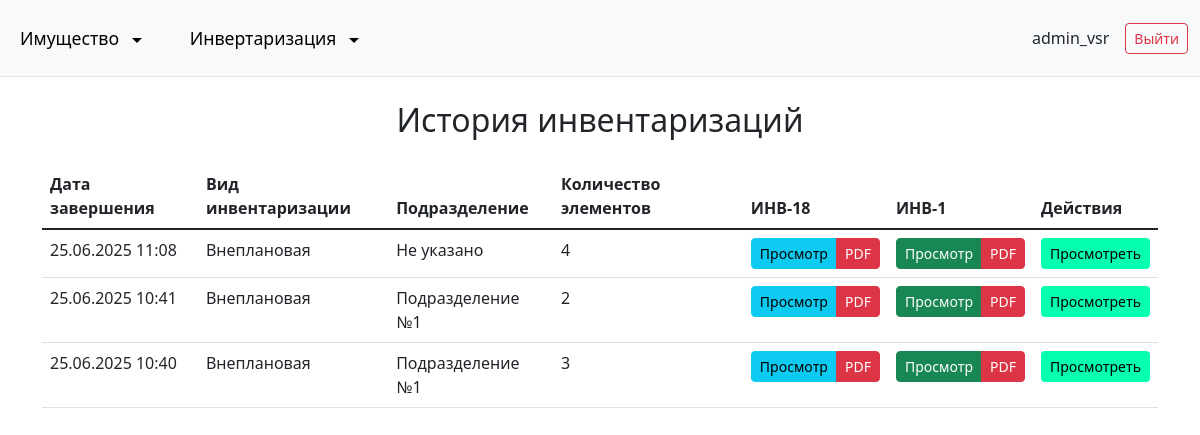
/inventory/history/ (signed in), run on the app's committed database.
### inventory/models.py (models this page shows, shortened)
class Inventory(models.Model):
    TYPE_CHOICES = (
        ('planned', 'Плановая'),
        ('unplanned', 'Внеплановая'),
    )
    STATUS_CHOICES = (
        ('active', 'Активная'),
        ('completed', 'Завершена'),
    )
    name = models.CharField('Название', max_length=255)
    start_date = models.DateField('Дата начала')
    end_date = models.DateField('Дата окончания', null=True, blank=True)
    inventory_type = models.CharField('Тип инвентаризации', max_length=10, choices=TYPE_CHOICES, default='unplanned')
    status = models.CharField('Статус', max_length=10, choices=STATUS_CHOICES, default='active')
    date_completed = models.DateTimeField('Дата завершения', null=True, blank=True)
    created_at = models.DateTimeField('Дата создания', auto_now_add=True)
    department = models.ForeignKey(
        'Department',
        on_delete=models.CASCADE,
        related_name='inventories',
        verbose_name='Структурное подразделение',
        null=True,
        blank=True
    )
    created_by = models.ForeignKey(
        User,
        on_delete=models.SET_NULL,
        related_name='created_inventories',
        verbose_name='Создатель',
        null=True,
        blank=True
    )
    class Meta:
        verbose_name = 'Инвентаризация'
        verbose_name_plural = 'Инвентаризации'
        ordering = ['-created_at']
    @property
    def items_count(self):
        return self.inventory_items.count()

class Department(models.Model):
    name = models.CharField('Название', max_length=255)
    code = models.CharField('Код', max_length=50, blank=True, null=True)
    description = models.TextField('Описание', blank=True, null=True)
    class Meta:
        verbose_name = 'Структурное подразделение'
        verbose_name_plural = 'Структурные подразделения'
        ordering = ['name']

### inventory/views.py (the view)
# urls.py: path('history/', views.inventory_history, name='inventory_history'),
@login_required
@department_access_required
def inventory_history(request):
    is_admin = request.user.is_staff or request.user.is_superuser
    try:
        user_profile = request.user.profile
        department = user_profile.department
    except:
        user_profile = None
        department = None
    history_query = Inventory.objects.filter(status='completed')
    if not is_admin and department:
        history_query = history_query.filter(department=department)
    return render(request, 'inventory/inventory_history.html', {
        'history': history_query
    })

### inventory/utils.py (called while the page is built, shortened)
def department_access_required(view_func):
    @wraps(view_func)
    def _wrapped_view(request, *args, **kwargs):
        if request.user.is_staff or request.user.is_superuser:
            return view_func(request, *args, **kwargs)
    return _wrapped_view

### templates/inventory/inventory_history.html (shortened to what this page needs)
{% extends "base.html" %}
{% block content %}
<div class="container mt-4">
    <h2 class="text-center mb-4">История инвентаризаций</h2>
    <div class="table-responsive mt-4">
        <table class="table table-hover">
            <thead>
                <tr>
                    <th>Дата завершения</th>
                    <th>Вид инвентаризации</th>
                    <th>Подразделение</th>
                    <th>Количество элементов</th>
                    <th>ИНВ-18</th>
                    <th>ИНВ-1</th>
                    <th>Действия</th>
                </tr>
            </thead>
            <tbody>
                {% for inventory in history %}
                <tr>
                    <td>
                        {% if inventory.date_completed %}
                            {{ inventory.date_completed|date:"d.m.Y H:i" }}
                        {% else %}
                            Дата не указана
                        {% endif %}
                    </td>
                    <td>
                        {% if inventory.inventory_type == 'planned' %}
                            Плановая
                        {% else %}
                            Внеплановая
                        {% endif %}
                    </td>
                    <td>
                        {% if inventory.department %}
                            {{ inventory.department.name }}
                        {% else %}
                            Не указано
                        {% endif %}
                    </td>
                    <td>{{ inventory.items_count }}</td>
                    <td>
                        <div class="btn-group">
                            <a href="{% url 'generate_inv18' inventory.id %}"
                               class="btn btn-info btn-sm">
                                Просмотр
                            </a>
                            <a href="{% url 'generate_inv18_format' inventory.id 'pdf' %}"
                               class="btn btn-danger btn-sm">
                                PDF
                            </a>
                        </div>
                    </td>
                    <td>
                        <div class="btn-group">
                            <a href="{% url 'generate_inv1' inventory.id %}"
                               class="btn btn-success btn-sm">
                                Просмотр
                            </a>
                            <a href="{% url 'generate_inv1_format' inventory.id 'pdf' %}"
                               class="btn btn-danger btn-sm">
                                PDF
                            </a>
                        </div>
                    </td>
                    <td>
                        <a href="{% url 'inventory_detail' inventory.id %}"
                           class="btn btn-sm" style="background-color: #03FFAF; color: #000;">
                            Просмотреть
                        </a>
                    </td>
                </tr>
                {% endfor %}
            </tbody>
        </table>
    </div>
</div>
{% endblock %}

### templates/base.html (shortened to what this page needs)
<!DOCTYPE html>
<html lang="ru">
<head>
    <link href="https://cdn.jsdelivr.net/npm/bootstrap@5.1.3/dist/css/bootstrap.min.css" rel="stylesheet">
    <link rel="stylesheet" href="https://cdn.jsdelivr.net/npm/bootstrap-icons@1.7.2/font/bootstrap-icons.css">
    <link rel="stylesheet" href="https://cdn.jsdelivr.net/npm/bootstrap@5.3.0/dist/css/bootstrap.min.css">
    <link rel="stylesheet" href="https://cdnjs.cloudflare.com/ajax/libs/font-awesome/5.15.4/css/all.min.css">
</head>
<body>
    <nav class="navbar navbar-expand-lg navbar-light bg-light border-bottom">
        <div class="container-fluid">
            <div class="navbar-nav me-auto mb-2 mb-lg-0">
                <div class="nav-item dropdown">
                    <a class="nav-link dropdown-toggle" href="{% url 'property_list' %}" role="button">
                        Имущество
                    </a>
                </div>
                <div class="nav-item dropdown">
                    <a class="nav-link dropdown-toggle" href="{% url 'inventory_home' %}" role="button">
                        Инвертаризация
                    </a>
                </div>
            </div>
            <div class="d-flex align-items-center">
                {% if user.is_authenticated %}
                    <span class="me-3">{{ user.get_full_name|default:user.username }}</span>
                    <a href="{% url 'logout' %}" class="btn btn-outline-danger btn-sm">Выйти</a>
                {% else %}
                    <a href="{% url 'login' %}" class=""></a>
                {% endif %}
            </div>
        </div>
    </nav>
    {% block content %}{% endblock %}
</body>
</html>

### templates/base.html (style rules this page uses)
.nav-link { font-size: 1.1rem; font-weight: 500; padding: 10px 15px; color: #000 !important; }
.navbar { padding: 15px 0; }
.dropdown-toggle::after { margin-left: 8px; vertical-align: middle; }
.nav-link.dropdown-toggle { cursor: pointer; }
.navbar-nav > .nav-item { margin-right: 2rem; }
.navbar-nav > .nav-item:last-child { margin-right: 0; }

### data on the page
Inventory: date_completed "25.06.2025 11:08", inventory_type "Внеплановая", shows "Не указано", items_count "4"
Inventory: date_completed "25.06.2025 10:41", inventory_type "Внеплановая", department.name "Подразделение №1", items_count "2"
Inventory: date_completed "25.06.2025 10:40", inventory_type "Внеплановая", department.name "Подразделение №1", items_count "3"

### other printed values
{{ user.get_full_name|default:user.username }} "admin_vsr"
